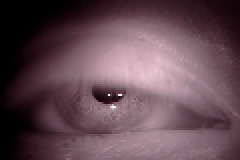
#> input picture Real/Plotting Points/kan1_2017052212_24_6.png, 120 x 80 px (shown 2 times larger)
$ python plotting_points.py
#> lines starting #> are read from the running program, lines starting #| are printed output that depends on the picture; after the words box and inside, x2 and y2 are one past the last pixel; in counts of white or black regions, pixels touching at a corner belong together
import cv2
import matplotlib.pyplot as plt

A = cv2.imread('kan1_2017052212_24_6.png')
#> A is the input picture: shape (80, 120, 3); mean B, G, R 82.6, 73.7, 98.6
B = cv2.imread('kan1_2017052212_46_18.png')
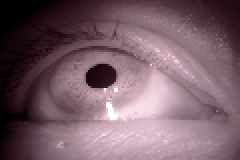
#> input picture Real/Plotting Points/kan1_2017052212_46_18.png, 120 x 80 px (shown 2 times larger)
#> B is the input picture: shape (80, 120, 3); mean B, G, R 104.3, 94.2, 119.9
C = cv2.imread('kan1_2017052212_11_6.png')
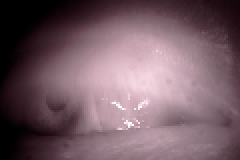
#> input picture Real/Plotting Points/kan1_2017052212_11_6.png, 120 x 80 px (shown 2 times larger)
#> C is the input picture: shape (80, 120, 3); mean B, G, R 100.9, 92.2, 116.6
D = cv2.imread('kan1_2017052212_11_10.png')
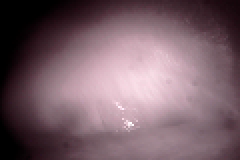
#> input picture Real/Plotting Points/kan1_2017052212_11_10.png, 120 x 80 px (shown 2 times larger)
#> D is the input picture: shape (80, 120, 3); mean B, G, R 104, 95.4, 119.9
print(type(A))
#| <class 'numpy.ndarray'>
print(A.shape)
#| (80, 120, 3)
print(A.dtype)
#| uint8
print(A.min())
#| 0
print(A.max())
#| 254

#A
#Correct pt
cv2.circle(A,(53,44),2,(255,255,255),-1) #BGR White
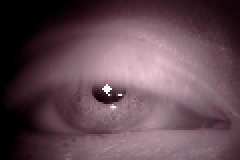
#> A: shape (80, 120, 3) (shown 2 times larger); 0.14% of pixels changed, all inside (x1, y1, x2, y2) = (51, 42, 56, 47)
cv2.circle(A,(53,44),1,(255,128,0),-1) #BGR Blue #Correct pt
#> A: shape (80, 120, 3); 0.05% of pixels changed, all inside (x1, y1, x2, y2) = (52, 43, 55, 46)

#Detected pt
cv2.circle(A,(int(52.7537879943847),int(43.7013206481933)),2,(255,255,255),-1) #BGR White
#> A: shape (80, 120, 3); mean B, G, R 82.9, 74, 98.8
cv2.circle(A,(int(52.7537879943847),int(43.7013206481933)),1,(204,153,255),-1) #BGR Pink #Detected pt
#> A: shape (80, 120, 3); mean B, G, R 82.9, 74, 98.8

# plt.imshow(A[:,:,::-1])
# plt.show()

cv2.imwrite('A.png',A)

#B
#Correct pt
cv2.circle(B,(49,37),2,(255,255,255),-1) #BGR White
#> B: shape (80, 120, 3); 0.14% of pixels changed, all inside (x1, y1, x2, y2) = (47, 35, 52, 40)
cv2.circle(B,(49,37),1,(255,128,0),-1) #BGR Blue #Correct pt
#> B: shape (80, 120, 3); mean B, G, R 104.6, 94.5, 120.1

#Detected pt
cv2.circle(B,(int(48.529369354248),int(36.5374717712402)),2,(255,255,255),-1) #BGR White
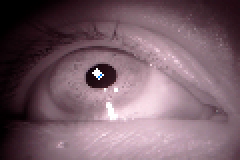
#> B: shape (80, 120, 3) (shown 2 times larger); mean B, G, R 104.7, 94.7, 120.3
cv2.circle(B,(int(48.529369354248),int(36.5374717712402)),1,(204,153,255),-1) #BGR Pink #Detected pt
#> B: shape (80, 120, 3); 0.05% of pixels changed, all inside (x1, y1, x2, y2) = (47, 35, 50, 38)

# plt.imshow(B[:,:,::-1])
# plt.show()

cv2.imwrite('B.png',B)

#C
#Correct pt
cv2.circle(C,(28,48),2,(255,255,255),-1) #BGR White
#> C: shape (80, 120, 3); 0.14% of pixels changed, all inside (x1, y1, x2, y2) = (26, 46, 31, 51)
cv2.circle(C,(28,48),1,(255,128,0),-1) #BGR Blue #Correct pt
#> C: shape (80, 120, 3); mean B, G, R 101.1, 92.4, 116.7

#Detected pt
cv2.circle(C,(int(58.0826606750488),int(41.0015335083007)),2,(255,255,255),-1) #BGR White
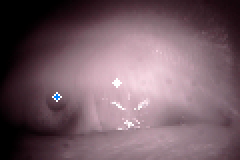
#> C: shape (80, 120, 3) (shown 2 times larger); mean B, G, R 101.1, 92.5, 116.7
cv2.circle(C,(int(58.0826606750488),int(41.0015335083007)),1,(204,153,255),-1) #BGR Pink #Detected pt
#> C: shape (80, 120, 3); 0.05% of pixels changed, all inside (x1, y1, x2, y2) = (57, 40, 60, 43)

# plt.imshow(C[:,:,::-1])
# plt.show()

cv2.imwrite('C.png',C)

#D
#Correct pt
cv2.circle(D,(28,50),2,(255,255,255),-1) #BGR White
#> D: shape (80, 120, 3); 0.14% of pixels changed, all inside (x1, y1, x2, y2) = (26, 48, 31, 53)
cv2.circle(D,(28,50),1,(255,128,0),-1) #BGR Blue #Correct pt
#> D: shape (80, 120, 3); mean B, G, R 104.2, 95.5, 119.9

#Detected pt
cv2.circle(D,(int(60.4882888793945),int(42.8990859985351)),2,(255,255,255),-1) #BGR White
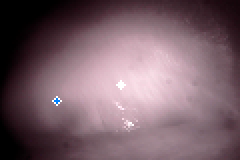
#> D: shape (80, 120, 3) (shown 2 times larger); mean B, G, R 104.2, 95.5, 119.9
cv2.circle(D,(int(60.4882888793945),int(42.8990859985351)),1,(204,153,255),-1) #BGR Pink #Detected pt
#> D: shape (80, 120, 3); 0.05% of pixels changed, all inside (x1, y1, x2, y2) = (59, 41, 62, 44)

# plt.imshow(D[:,:,::-1])
# plt.show()

cv2.imwrite('D.png',D)
